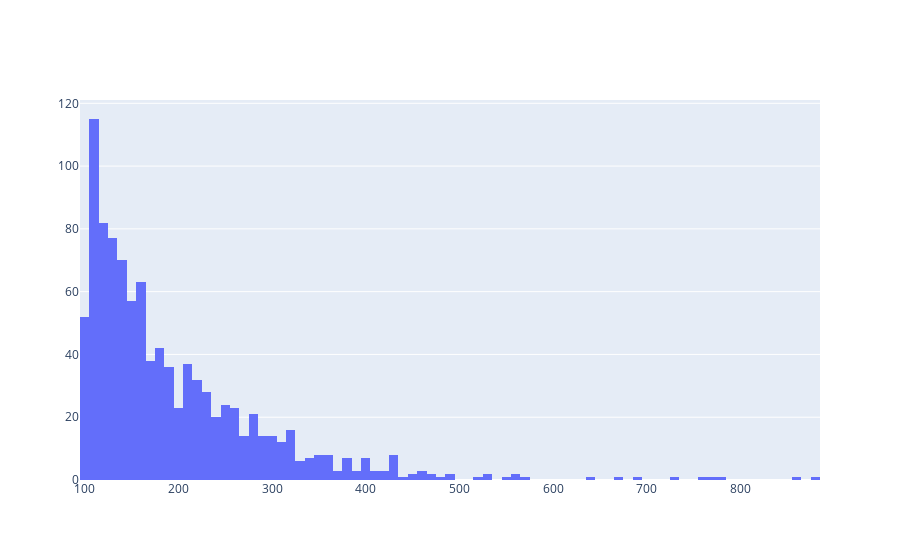

Notebook cell for this chart:
### Markdown cell above
# Ratio-метрика + Линеаризация

### Code cell
x = sps.expon.rvs(loc=100, scale=100, size=1000)
go.Figure([go.Histogram(x=x, nbinsx=100)])

### Figure 1 — Plotly figure (JSON) as saved in the notebook; plotly's stock layout.template omitted (floating-point values rounded to 4 significant figures; data arrays with more than 128 entries replaced by an {"elided": "..."} marker saying what was removed)
{"data": [{"nbinsx": 100, "type": "histogram", "x": {"elided": "1000 float values"}}], "layout": {}}
